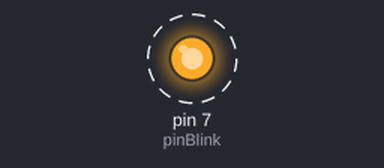
Simulated run of this sketch. Board: Arduino Uno, built with avr-gcc and run on an emulated ATmega328P. Parts: output pins drawn as LEDs (lit = HIGH). Dashed ring = blinking.

Above: at 0.2 s.
Timing chart, 0 to 3.0 s (numbered marks = the images above):
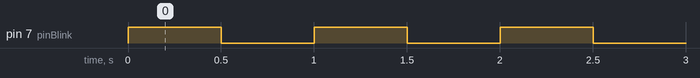

The sketch:

Blink.ino
```cpp
int pinBlink = 7;

void setup() {
  // initialize digital pin 7 as an output.
  pinMode(pinBlink, OUTPUT);
}

void loop() {
  digitalWrite(pinBlink, HIGH);
  delay(500);
  digitalWrite(pinBlink, LOW);
  delay(500);
}
```

Measured:
- by itself, pin 7 (pinBlink): alternates HIGH for 0.50 s and LOW for 0.50 s
